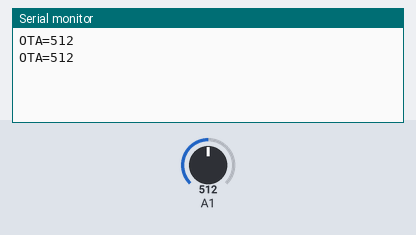
Simulated run of this sketch. Board: Arduino Uno, built with avr-gcc and run on an emulated ATmega328P. Shown: the last lines printed to the serial monitor. The inputs (shaded band) are chosen by the test bench; at power-on: A1 = 512.

Above: at 1.2 s.
1.3 s: A1 set to 716
At 2.6 s:
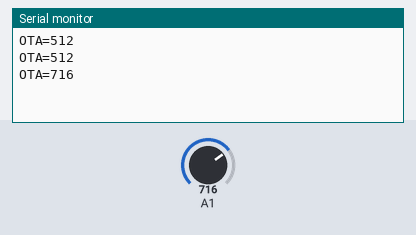
2.8 s: A1 set to 900
At 3.8 s:
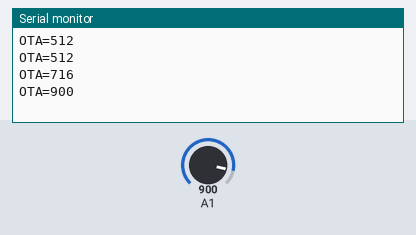
Timing chart, 0 to 5.8 s (numbered marks = the images above; inputs shaded):
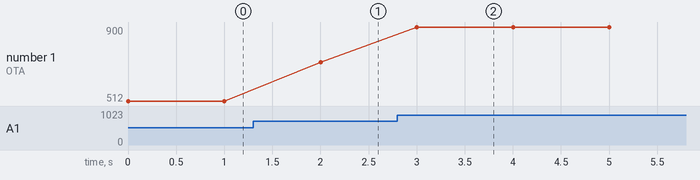

The sketch:

Slide.ino
```cpp
int n=0;

void setup(){
Serial.begin(9600);
}

void loop(){
n=analogRead(A1);
Serial.println("OTA=" + (String)analogRead(A1)+""); //in Bread borad 235 ถึง 1023

  delay(1000);
}
```

Measured:
- after the input at 1.3 s, the serial monitor: prints a new line after 0.70 s (image 1)
- after the input at 2.8 s, the serial monitor: prints a new line after 0.20 s (image 2)
- plotted number 1: 512 → 716 after the input at 1.3 s, 716 → 900 after the input at 2.8 s
